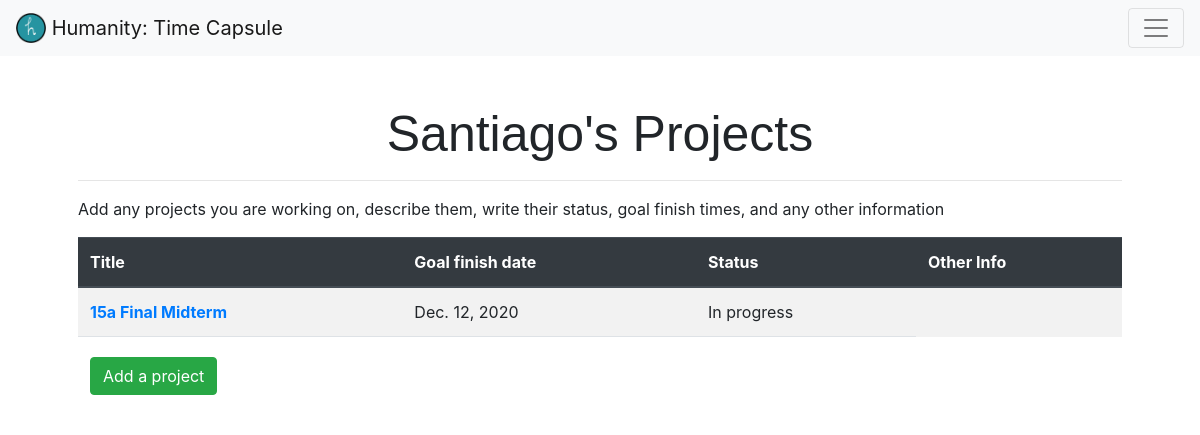
Screenshot of /projects/ (signed in) with the database file from the repository.
### capsule/models.py (models this page shows, shortened)
class Project(models.Model):
    STATUS_CHOICES = [
        ('c', 'Completed'),
        ('i', 'In progess'),
        ('s', 'Stopped')
    ]
    user_id = models.IntegerField()
    title = models.CharField(max_length=64)
    description = models.TextField()
    finish_date = models.DateField()
    status = models.CharField(choices=STATUS_CHOICES, max_length=11)
    other_info = models.TextField()
    created = models.DateTimeField(auto_now_add=True, auto_now=False)
    class Meta:
        ordering = ('-created',)

### capsule/views.py (the view, shortened to what this page needs)
# urls.py: path('projects/', views.projects, name='projects'),
@login_required
def projects(request):
    projects = Project.objects.filter(user_id=request.user.pk)
    return render(request, 'capsule/projects.html', {
        'form': AddProject(),
        'projects': projects
    })

### capsule/templates/capsule/projects.html (shortened to what this page needs)
{% extends "capsule/layout.html" %}
{% load crispy_forms_tags %}
{% block pageHeader %}
    <h1>{{ user.first_name }}'s Projects</h1>
{% endblock %}
{% block body %}
    <p>Add any projects you are working on, describe them, write their status, goal finish times, and any other information</p>
    <table class="table table-striped">
        <thead class="thead-dark">
        <tr>
            <th scope="col">Title</th>
            <th scope="col">Goal finish date</th>
            <th scope="col">Status</th>
            <th scope="col">Other Info</th>
        </tr>
        </thead>
        <tbody>
            {% for project in projects %}
                <tr>
                    <th scope="row">
                        <a href="{% url 'capsule:view_project' project.pk %}">{{ project.title }}</a>
                    </th>
                    <td>{{ project.finish_date }}</td>
                    {% if project.status == 'i' %}
                        <td>In progress</td>
                    {% elif project.status == 'c' %}
                        <td>Completed!</td>
                    {% else %}
                        <td>Project stopped</td>
                    {% endif %}
                    <td>{{ project.other_info }}</td>
                </tr>
            {% endfor %}
        </tbody>
        <tfoot>
            <td colspan="3">
                <button type="button" class="btn btn-success mt-2" data-toggle="modal" data-target="#addProject">
                    Add a project
                </button>
            </td>
        </tfoot>
    </table>
{% endblock %}

### capsule/static/capsule/styles.css (style rules this page uses)
h1 { font-family: sans-serif; font-size: 50px; text-align: center; }

### rows the page displays
Project: title "15a Final Midterm", finish_date "Dec. 12, 2020", status "In progress"

### other values shown
{{ user.first_name }} "Santiago"
